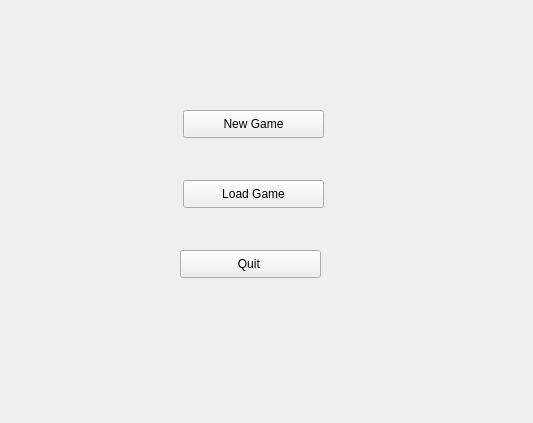
<?xml version="1.0" encoding="UTF-8"?>
<ui version="4.0">
 <class>Form</class>
 <widget class="QWidget" name="Form">
  <property name="geometry">
   <rect>
    <x>0</x>
    <y>0</y>
    <width>533</width>
    <height>423</height>
   </rect>
  </property>
  <property name="windowTitle">
   <string>Form</string>
  </property>
  <widget class="QPushButton" name="pushButton">
   <property name="geometry">
    <rect>
     <x>183</x>
     <y>110</y>
     <width>141</width>
     <height>28</height>
    </rect>
   </property>
   <property name="text">
    <string>New Game</string>
   </property>
  </widget>
  <widget class="QPushButton" name="pushButton_2">
   <property name="geometry">
    <rect>
     <x>183</x>
     <y>180</y>
     <width>141</width>
     <height>28</height>
    </rect>
   </property>
   <property name="text">
    <string>Load Game</string>
   </property>
  </widget>
  <widget class="QPushButton" name="pushButton_3">
   <property name="geometry">
    <rect>
     <x>180</x>
     <y>250</y>
     <width>141</width>
     <height>28</height>
    </rect>
   </property>
   <property name="text">
    <string>Quit </string>
   </property>
  </widget>
 </widget>
 <resources/>
 <connections/>
</ui>
